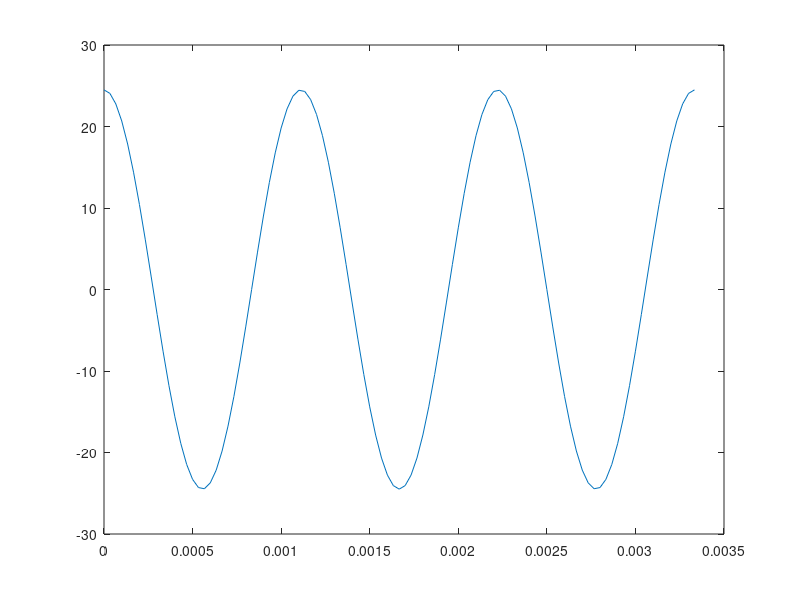
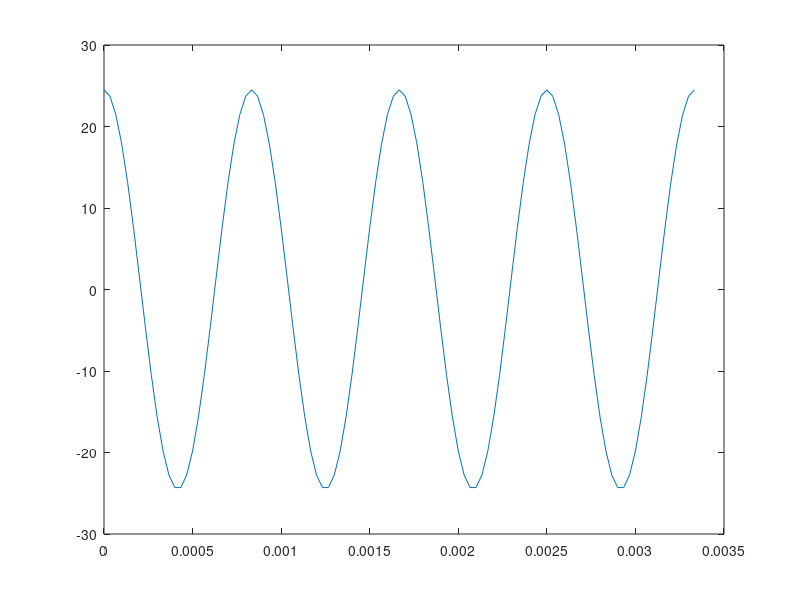
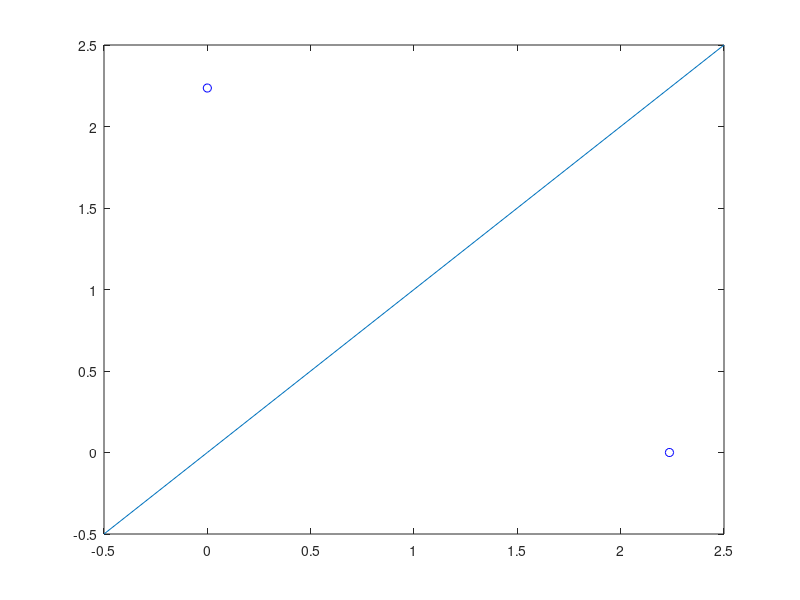

Write the MATLAB code that produced these figures, in order.
clc
close all

f0 = 900;
f1 = 1200;
Vmod = 300;
Vinf = 300;
T = 1 / Vmod;
dt = T / 100;
t = 0 : dt : T;
q = 2^(Vinf * (1/Vmod));
E = 5;

f = 0:10:3*f0;

s0 = @(t) (sqrt((2 * E) / T) * cos(2 * pi * f0 * t));
s1 = @(t) (sqrt((2 * E) / T) * cos(2 * pi * f1 * t));

f_baz0 = @(t)(sqrt(2 / T) * cos(2 * pi * f0 * t));
f_baz1 = @(t)(sqrt(2 / T) * cos(2 * pi * f1 * t));


%hold on
figure(1)
plot(t, f_baz0(t));
figure(2)
plot(t, f_baz1(t));
%grid on;

basMult = @(t) f_baz0(t) .* f_baz1(t);
skalar = integral(basMult, 0, T);
disp(skalar);
%fprintf("%f \n \n",skalar);
basMult = @(t) f_baz0(t) .* f_baz0(t);
skalar = integral(basMult, 0, T);
disp(skalar);
%fprintf("%f \n \n",skalar);
basMult = @(t) f_baz1(t) .* f_baz1(t);
skalar = integral(basMult, 0, T);
disp(skalar);
%fprintf("%f \n \n",skalar);

S = zeros(q, q);

S(1,1) = integral(@(t) (s0(t) .* f_baz0(t)), 0, T);
S(1,2) = integral(@(t) (s0(t) .* f_baz1(t)), 0, T);
S(2,1) = integral(@(t) (s1(t) .* f_baz0(t)), 0, T);
S(2,2) = integral(@(t) (s1(t) .* f_baz1(t)), 0, T);

disp(S);

x = [2.5 0];
y = [0.5 0];

figure(3)

plot(S(1,1),S(1,2),'-ob');
hold on
plot(S(2,1), S(2,2),'-ob');
line(x,x);
line(-y,-y);

% axis([-0.5*sqrt(E), 2*sqrt(E), -0.5*sqrt(E), 2*sqrt(E)])
% hold on;
% plot(S(1,1), S(1,2), 'ko');
% plot(S(2,1), S(2,2), 'ko');
% 
% line(y, x);
% line(x, y);
% line(y, -x);
% line(-x, y);
% line(x,x);
% line(-x,-x);
%diagonal